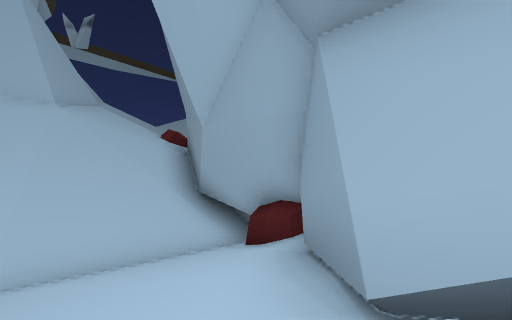
[1] (above)

16 first-person views from a walk through a 3-D level made in the Unity game engine. The camera is 1.2 m above the floor, tilts 6° down and sees 90° across. The floor is counted in squares, 2 m on a side. Each view is taken from the middle of a square. On the plan, view 1 faces up. The plan holds only what a view shows up to about 9 squares ahead; the rest is blank. The place goes on beyond the plan. Some animated figures are left out. Some surface patterns are stand-ins.

[2]
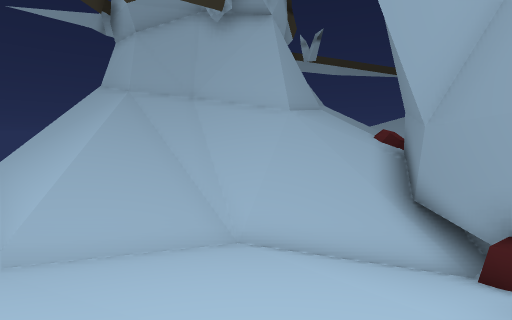

[3]
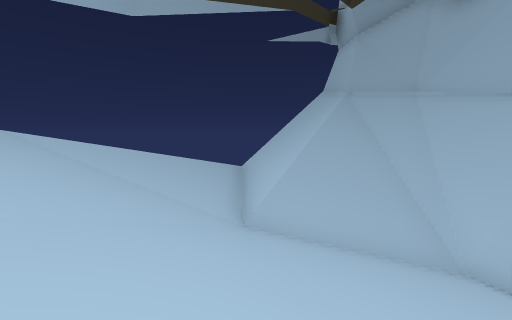

[4]
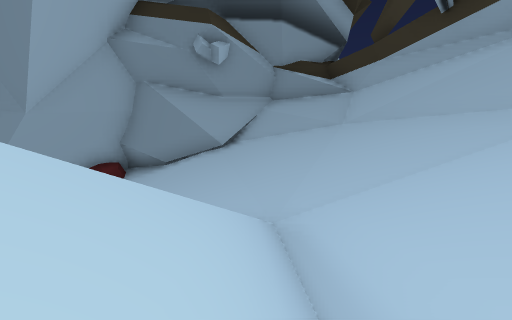

[5]
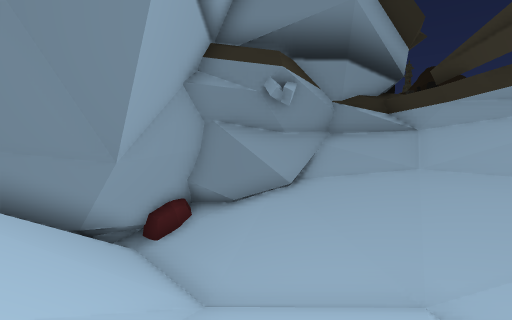

[6]
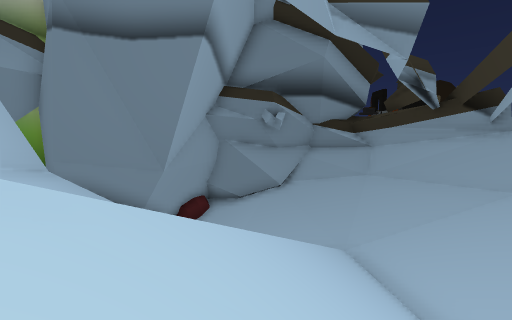

[7]
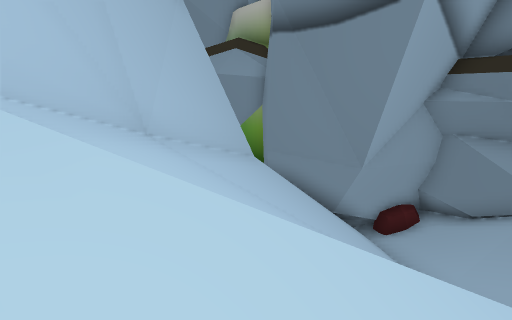

[8]
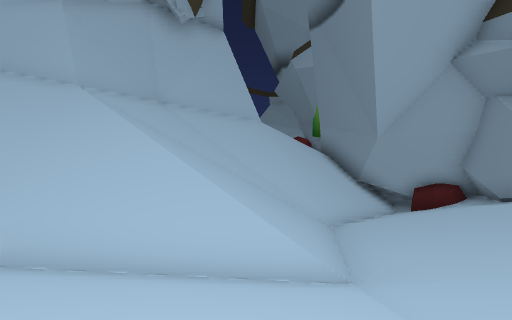

[9]
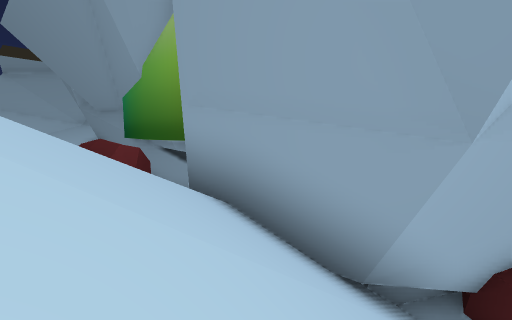

[10]
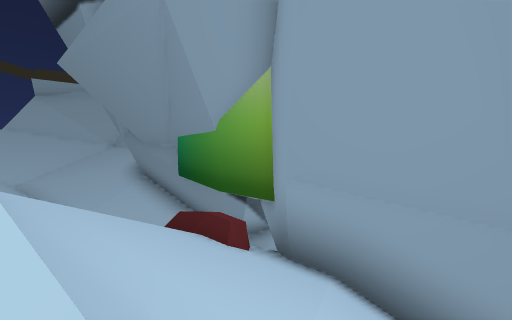

[11]
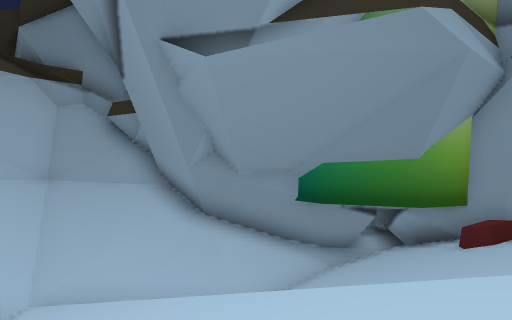

[12]
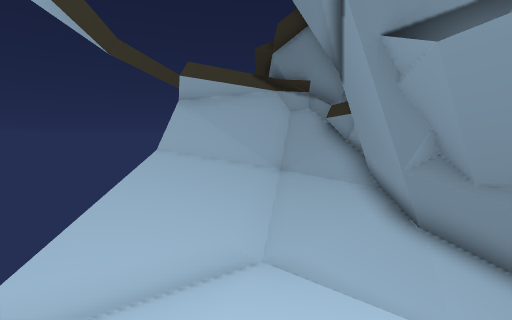

[13]
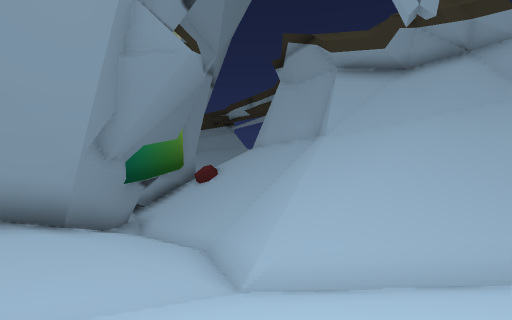

[14]
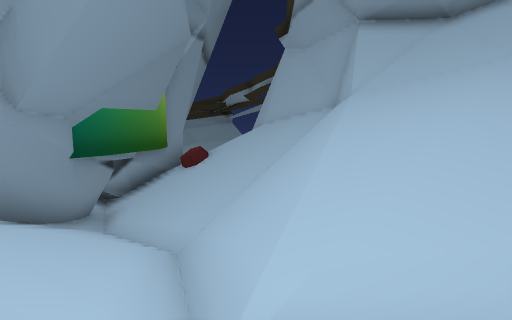

[15]
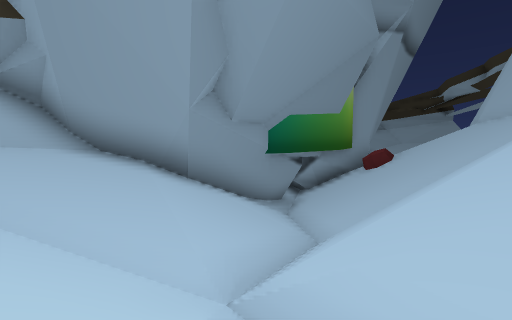

[16]
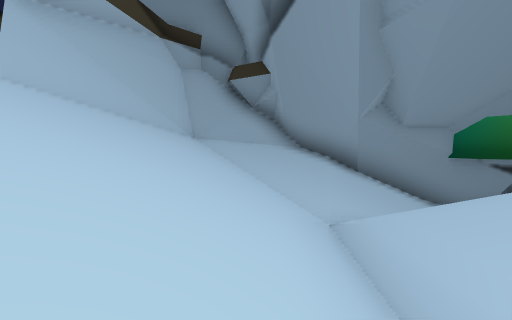

### Floor plan
Key: @ floor where view 1 was taken; # wall or solid block; x gap in a wall; . main floor; : floor 0.25 m higher than the main floor; - floor 0.5 m lower than the main floor; + floor 0.75 m higher than the main floor; * floor 2 m higher than the main floor; _ floor 3 m lower than the main floor; / step, stairs or slope; = window, fence, low wall or low ledge.
Columns run from 12 left of view 1 to 2 right of it. Each row starts with its distance up from view 1.
 21       #####
 20      #=///###
 19      =//////##
 18     /////.:+*#
 17     /////-.:##
 16    ////////##
 15   /////////#
 14  //////////#
 13 #//////////#
 12 ##/////////##
 11 ###/////////#
 10     ##///#/_#
  9     ###///###
  8       #///##
  7       ##///#
  6     ###////##
  5    ##///////##
  4   ##/////////#
  3  ##//////////#
  2  x///////////#
  1    //////////##
  0     ////////@/#
 -1      /////////#
 -2       ///////##
 -3        ///#//##
 -4         ######

Where each view was taken, in squares from view 1:
view 1: 0 up, 0 right, facing up
view 2: 0 up, 0 right, facing up-left
view 3: 0 up, 0 right, facing left
view 4: 0 up, 7 left, facing right
view 5: 2 up, 7 left, facing right
view 6: 2 up, 10 left, facing right
view 7: 2 up, 9 left, facing up-right
view 8: 3 down, 5 left, facing up
view 9: 5 up, 4 left, facing up-right
view 10: 6 up, 5 left, facing up-right
view 11: 14 up, 8 left, facing right
view 12: 14 up, 8 left, facing up-right
view 13: 20 up, 5 left, facing down
view 14: 18 up, 5 left, facing down
view 15: 18 up, 6 left, facing down-right
view 16: 18 up, 8 left, facing right
